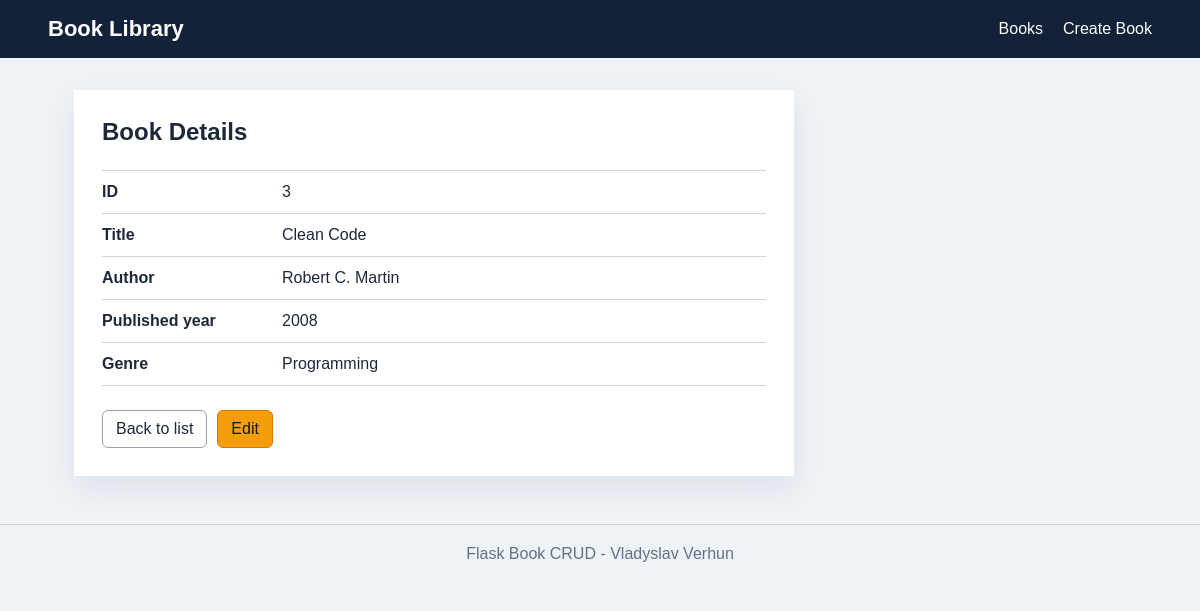
Page /books/3 on the committed database.
### tables this page shows
CREATE TABLE books (
            id INTEGER PRIMARY KEY AUTOINCREMENT,
            title TEXT NOT NULL,
            author TEXT NOT NULL,
            published_year INTEGER NOT NULL,
            genre TEXT NOT NULL
        );

### app.py (the view)
@app.route("/books/<int:book_id>")
def book_details(book_id):
    conn = get_db_connection()
    book = conn.execute("SELECT * FROM books WHERE id = ?", (book_id,)).fetchone()
    conn.close()
    if book is None:
        return "Book not found", 404
    return render_template("books/details.html", book=book)

### app.py (called while the page is built)
def get_db_connection():
    conn = sqlite3.connect(DATABASE)
    conn.row_factory = sqlite3.Row
    return conn

### templates/books/details.html (shortened to what this page needs)
{% extends "base.html" %}
{% block content %}
    <section class="detail-card">
        <h1>Book Details</h1>
        <dl>
            <dt>ID</dt>
            <dd>{{ book.id }}</dd>
            <dt>Title</dt>
            <dd>{{ book.title }}</dd>
            <dt>Author</dt>
            <dd>{{ book.author }}</dd>
            <dt>Published year</dt>
            <dd>{{ book.published_year }}</dd>
            <dt>Genre</dt>
            <dd>{{ book.genre }}</dd>
        </dl>
        <div class="button-row">
            <a class="button" href="/books">Back to list</a>
            <a class="button warning" href="/books/{{ book.id }}/edit">Edit</a>
        </div>
    </section>
{% endblock %}

### templates/base.html (style rules this page uses)
* { box-sizing: border-box; }
body { margin: 0; background: #eef3f8; color: #1d2939; font-family: Arial, Helvetica, sans-serif; }
h1 { margin: 0 0 8px; }
.button, button { display: inline-block; border: 1px solid #98a2b3; border-radius: 6px; background: #ffffff; color: #1d2939; padding: 9px 13px; font: inherit; text-decoration: none; cursor: pointer; }
.warning { border-color: #d97706; background: #f59e0b; color: #111827; }
.detail-card, .form-card { max-width: 720px; padding: 28px; background: #ffffff; box-shadow: 0 12px 30px rgba(16, 24, 40, 0.08); }
dl { display: grid; grid-template-columns: 180px 1fr; margin: 24px 0; border-top: 1px solid #d0d5dd; }
dt, dd { margin: 0; padding: 12px 0; border-bottom: 1px solid #d0d5dd; }
dt { font-weight: 700; }
.button-row { display: flex; gap: 10px; margin-top: 20px; }

### rows in the picture
books: id "3", title "Clean Code", author "Robert C. Martin", published_year "2008", genre "Programming"
